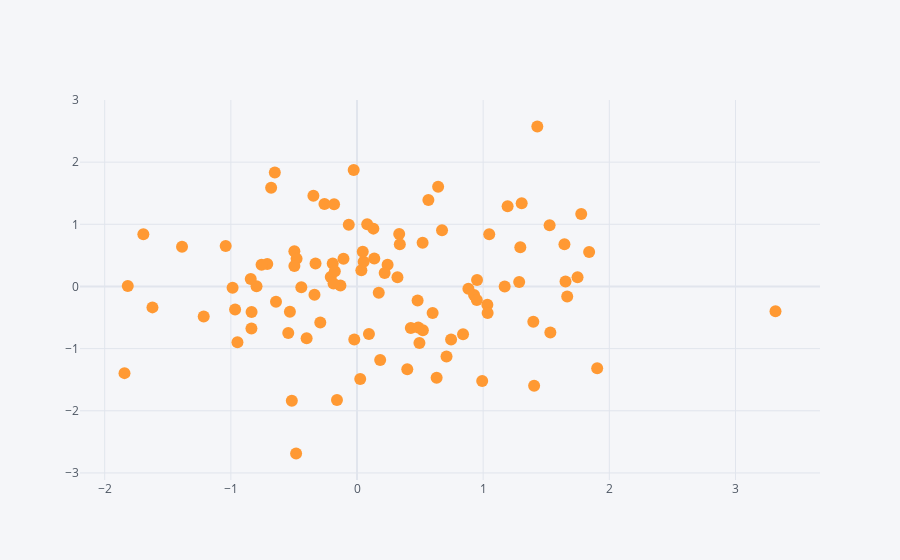

Notebook code for this chart:
### Code cell
df.iplot(kind='scatter', x='A', y='B', mode = 'markers')
